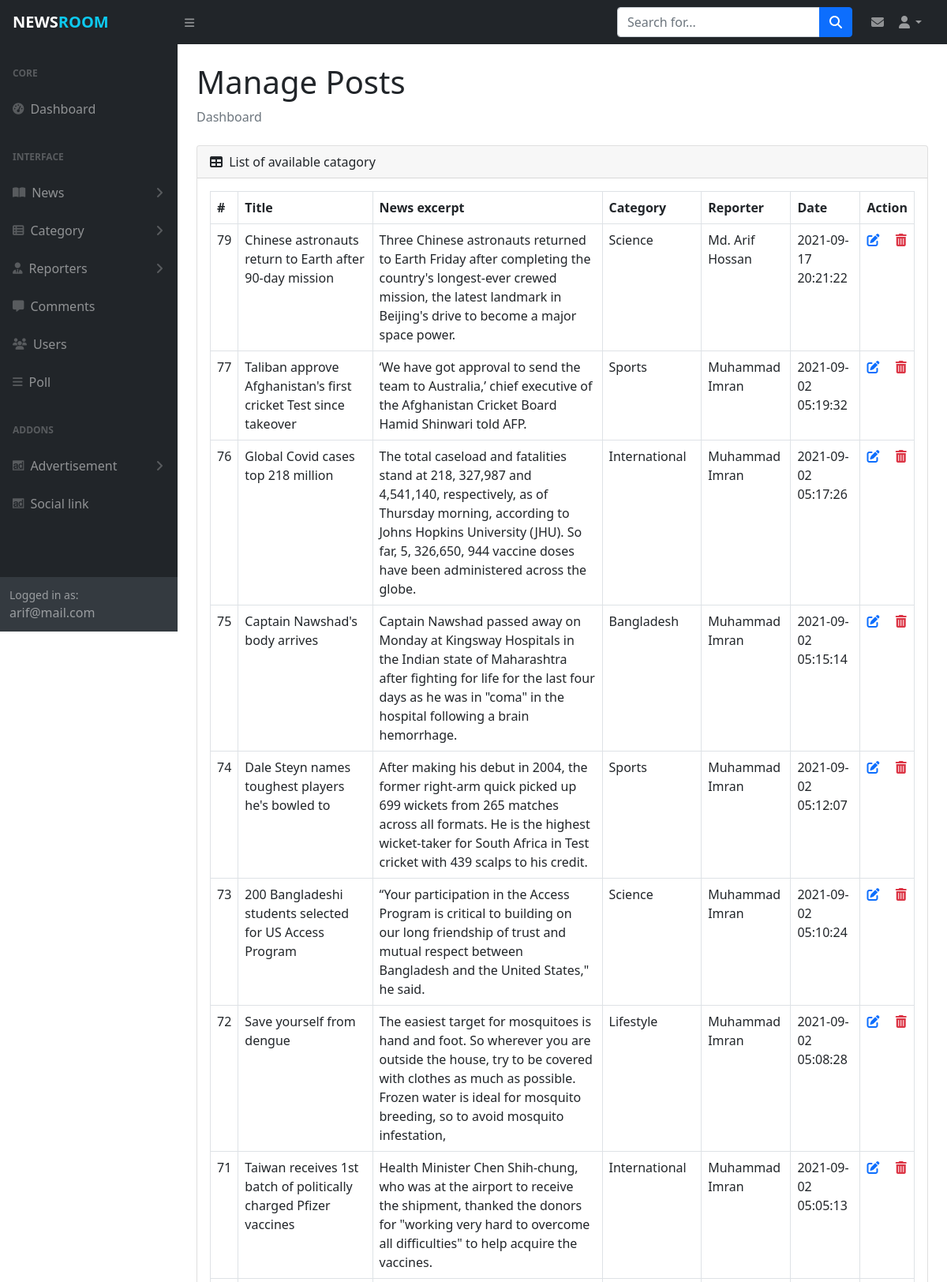
The page /admin/manage_posts.php (signed in, upper part) on the database its author committed.
### tables this page shows
CREATE TABLE `myadmin` (
  `id` int(11) NOT NULL,
  `admin_name` varchar(30) DEFAULT NULL,
  `admin_mail` varchar(30) NOT NULL,
  `admin_pass` varchar(80) NOT NULL,
  `created_date` timestamp NOT NULL DEFAULT current_timestamp(),
  `updated_date` timestamp NULL DEFAULT NULL ON UPDATE current_timestamp()
);

CREATE TABLE `mypost` (
  `id` int(11) NOT NULL,
  `post_title` varchar(300) NOT NULL,
  `post_excerpt` varchar(255) DEFAULT NULL,
  `cat_id` int(11) DEFAULT NULL,
  `post_details` longtext NOT NULL,
  `post_pic` varchar(250) NOT NULL,
  `reporter_id` varchar(11) DEFAULT NULL,
  `post_date` timestamp NOT NULL DEFAULT current_timestamp(),
  `updated_at` timestamp NULL DEFAULT NULL ON UPDATE current_timestamp()
);

CREATE TABLE `mycategory` (
  `id` int(11) NOT NULL,
  `cat_name` varchar(30) NOT NULL,
  `cat_detail` varchar(300) DEFAULT NULL,
  `is_active` int(1) DEFAULT NULL,
  `created_date` timestamp NOT NULL DEFAULT current_timestamp(),
  `updated_date` timestamp NULL DEFAULT NULL ON UPDATE current_timestamp()
);

CREATE TABLE `myreporter` (
  `id` int(11) NOT NULL,
  `reporter_name` varchar(30) NOT NULL,
  `reporter_mail` varchar(30) NOT NULL,
  `reporter_mobile` varchar(14) NOT NULL,
  `reporter_img` varchar(100) NOT NULL,
  `created_date` timestamp NOT NULL DEFAULT current_timestamp()
);

### admin/manage_posts.php (the view, shortened to what this page needs)
<?php include_once('includes/header.php');?>
<?php
    $sql="SELECT mypost.id, post_title, post_excerpt, post_pic, cat_name, reporter_name, post_date FROM mypost, mycategory, myreporter WHERE cat_id=mycategory.id AND reporter_id=myreporter.id ORDER BY mypost.id DESC";
    $result=$db_config->query($sql);
?>
    <main>
        <div class="container-fluid px-4">
            <h1 class="mt-4">Manage Posts</h1>
            <ol class="breadcrumb mb-4">
                <li class="breadcrumb-item active">Dashboard</li>
            </ol>
            <div class="card mb-4">
                <div class="card-header">
                    <i class="fas fa-table me-1"></i>
                    List of available catagory
                </div>
                <div class="card-body table-responsive">
                    <table id="datatablesSimple" class="table table-bordered">
                        <thead>
                            <tr>
                                <th>#</th>
                                <th>Title</th>
                                <th>News excerpt</th>
                                <th>Category</th>
                                <th>Reporter</th>
                                <th>Date</th>
                                <th>Action</th>
                            </tr>
                        </thead>
                        <tbody>
                            <?php
                                while ($data=$result->fetch_object()) {
                                echo"<tr>
                                        <td>$data->id</td>
                                        <td>$data->post_title</td>
                                        <td>$data->post_excerpt</td>
                                        <td>$data->cat_name</td>
                                        <td>$data->reporter_name</td>
                                        <td>$data->post_date</td>
                                        <td>
                                            <a href='update_posts.php?id=$data->id' class='me-3'><i class='fas fa-edit'></i></a>
                                            <a href='includes/process.php?action=post_del&pid=$data->id&img=$data->post_pic' class='text-danger' onclick='return confirm(\"Are you sure about delete?\")'>
                                                <i class='fas fa-trash-alt'></i>
                                            </a>
                                        </td>
                                    </tr>";
                                }
                            ?>
                        </tbody>
                    </table>
                </div>
            </div>
        </div>
    </main>
<?php include_once('includes/footer.php');?>

### admin/includes/header.php (shortened to what this page needs)
<?php
    include_once('config.php');
    $sql= "SELECT admin_name, admin_mail FROM myadmin";
    $result= $db_config->query($sql);
    $data= $result->fetch_object();
?>
<!DOCTYPE html>
<html lang="en">
    <head>
        <link href="https://cdn.jsdelivr.net/npm/simple-datatables@latest/dist/style.css" rel="stylesheet" />
        <link href="https://cdn.jsdelivr.net/npm/bootstrap@5.1.0/dist/css/bootstrap.min.css" rel="stylesheet">
        <link href="https://cdn.jsdelivr.net/npm/summernote@0.8.18/dist/summernote-lite.min.css" rel="stylesheet">
        <link rel="stylesheet" href="js/styles.css?v=<?php echo time();?>">
    </head>
    <body class="sb-nav-fixed">
        <nav class="sb-topnav navbar navbar-expand navbar-dark bg-dark">
            <a class="navbar-brand ps-3 fw-bold" href="dashboard.php">NEWS<span class="text-info">ROOM</span></a>
            <button class="btn btn-link btn-sm order-1 order-lg-0 me-4 me-lg-0" id="sidebarToggle" href="#!"><i class="fas fa-bars"></i></button>
            <form class="d-none d-md-inline-block form-inline ms-auto me-0 me-md-3 my-2 my-md-0">
                <div class="input-group">
                    <input class="form-control" type="text" placeholder="Search for..." aria-label="Search for..." aria-describedby="btnNavbarSearch" />
                    <button class="btn btn-primary" id="btnNavbarSearch" type="button"><i class="fas fa-search"></i></button>
                </div>
            </form>
            <div class="mx-2">
                <a href="manage_massages.php" class="text-decoration-none text-white-50">
                    <i class="fas fa-envelope"></i>
                </a>
            </div>
            <ul class="navbar-nav ms-auto ms-md-0 me-3 me-lg-4">
                <li class="nav-item dropdown">
                    <a class="nav-link dropdown-toggle" id="navbarDropdown" href="#" role="button" data-bs-toggle="dropdown" aria-expanded="false"><i class="fas fa-user fa-fw"></i></a>
                </li>
            </ul>
        </nav>
        <div id="layoutSidenav">
            <div id="layoutSidenav_nav">
                <nav class="sb-sidenav accordion sb-sidenav-dark" id="sidenavAccordion">
                    <div class="sb-sidenav-menu">
                        <div class="nav">
                            <div class="sb-sidenav-menu-heading">Core</div>
                            <a class="nav-link" href="dashboard.php">
                                <div class="sb-nav-link-icon"><i class="fas fa-tachometer-alt"></i></div>
                                Dashboard
                            </a>
                            <div class="sb-sidenav-menu-heading">Interface</div>
                            <a class="nav-link collapsed" href="#" data-bs-toggle="collapse" data-bs-target="#collapseLayouts" aria-expanded="false" aria-controls="collapseLayouts">
                                <div class="sb-nav-link-icon"><i class="fas fa-book-open"></i></div>
                                News
                                <div class="sb-sidenav-collapse-arrow"><i class="fas fa-angle-down"></i></div>
                            </a>
                            <a class="nav-link collapsed" href="#" data-bs-toggle="collapse" data-bs-target="#collapsePages" aria-expanded="false" aria-controls="collapsePages">
                                <div class="sb-nav-link-icon"><i class="fas fa-th-list"></i></div>
                                Category
                                <div class="sb-sidenav-collapse-arrow"><i class="fas fa-angle-down"></i></div>
                            </a>
                            <a class="nav-link collapsed" href="#" data-bs-toggle="collapse" data-bs-target="#collapseReporter" aria-expanded="false" aria-controls="collapseLayouts">
                                <div class="sb-nav-link-icon"><i class="fas fa-user-tie"></i></div>
                                Reporters
                                <div class="sb-sidenav-collapse-arrow"><i class="fas fa-angle-down"></i></div>
                            </a>
                            <a class="nav-link" href="manage_comments.php">
                                <div class="sb-nav-link-icon"><i class="fas fa-comment-alt"></i></div>
                                Comments
                            </a>
                            <a class="nav-link" href="manage_users.php">
                                <div class="sb-nav-link-icon"><i class="fas fa-users"></i></div>
                                Users
                            </a>
                            <a class="nav-link" href="add_poll.php">
                                <div class="sb-nav-link-icon"><i class="fas fa-bars"></i></div>
                                Poll
                            </a>
                            <div class="sb-sidenav-menu-heading">Addons</div>
                            <a class="nav-link collapsed" href="#" data-bs-toggle="collapse" data-bs-target="#collapsead" aria-expanded="false" aria-controls="collapseLayouts">
                                <div class="sb-nav-link-icon"><i class="fab fa-adversal"></i></div>
                                Advertisement
                                <div class="sb-sidenav-collapse-arrow"><i class="fas fa-angle-down"></i></div>
                            </a>
                            <a class="nav-link" href="manage_social_link.php">
                                <div class="sb-nav-link-icon"><i class="fab fa-adversal"></i></div>
                                Social link
                            </a>
                        </div>
                    </div>
                    <div class="sb-sidenav-footer">
                        <div class="small">Logged in as:</div>
                        <?php echo $data->admin_mail ?>
                    </div>
                </nav>
            </div>
            <div id="layoutSidenav_content">

### admin/js/styles.css (style rules this page uses)
.fixed-top, .sb-nav-fixed #layoutSidenav #layoutSidenav_nav, .sb-nav-fixed .sb-topnav { position: fixed; top: 0; right: 0; left: 0; z-index: 1030; }
#layoutSidenav { display: flex; }
#layoutSidenav #layoutSidenav_nav { flex-basis: 225px; flex-shrink: 0; transition: transform 0.15s ease-in-out; z-index: 1038; transform: translateX(-225px); }
#layoutSidenav #layoutSidenav_content { position: relative; display: flex; flex-direction: column; justify-content: space-between; min-width: 0; flex-grow: 1; min-height: calc(100vh - 56px); margin-left: -225px; }
.sb-topnav { padding-left: 0; height: 56px; z-index: 1039; }
.sb-topnav .navbar-brand { width: 225px; margin: 0; }
.sb-topnav.navbar-dark #sidebarToggle { color: rgba(255, 255, 255, 0.5); }
@media (min-width: 992px) { #layoutSidenav #layoutSidenav_nav { transform: translateX(0); } }
@media (min-width: 992px) { #layoutSidenav #layoutSidenav_content { margin-left: 0; transition: margin 0.15s ease-in-out; } }
.sb-nav-fixed .sb-topnav { z-index: 1039; }
.sb-nav-fixed #layoutSidenav #layoutSidenav_nav { width: 225px; height: 100vh; z-index: 1038; }
.sb-nav-fixed #layoutSidenav #layoutSidenav_nav .sb-sidenav { padding-top: 56px; }
.sb-nav-fixed #layoutSidenav #layoutSidenav_nav .sb-sidenav .sb-sidenav-menu { overflow-y: auto; }
.sb-nav-fixed #layoutSidenav #layoutSidenav_content { padding-left: 225px; top: 56px; }
.nav .nav-link .sb-nav-link-icon, .sb-sidenav-menu .nav-link .sb-nav-link-icon { margin-right: 0.5rem; }
.sb-sidenav { display: flex; flex-direction: column; height: 100%; flex-wrap: nowrap; }
.sb-sidenav .sb-sidenav-menu { flex-grow: 1; }
.sb-sidenav .sb-sidenav-menu .nav { flex-direction: column; flex-wrap: nowrap; }
.sb-sidenav .sb-sidenav-menu .nav .sb-sidenav-menu-heading { padding: 1.75rem 1rem 0.75rem; font-size: 0.75rem; font-weight: bold; text-transform: uppercase; }
.sb-sidenav .sb-sidenav-menu .nav .nav-link { display: flex; align-items: center; padding-top: 0.75rem; padding-bottom: 0.75rem; position: relative; }
.sb-sidenav .sb-sidenav-menu .nav .nav-link .sb-nav-link-icon { font-size: 0.9rem; }
.sb-sidenav .sb-sidenav-menu .nav .nav-link .sb-sidenav-collapse-arrow { display: inline-block; margin-left: auto; transition: transform 0.15s ease; }
.sb-sidenav .sb-sidenav-menu .nav .nav-link.collapsed .sb-sidenav-collapse-arrow { transform: rotate(-90deg); }
.sb-sidenav .sb-sidenav-footer { padding: 0.75rem; flex-shrink: 0; }
.sb-sidenav-dark { background-color: #212529; color: rgba(255, 255, 255, 0.5); }
.sb-sidenav-dark .sb-sidenav-menu .sb-sidenav-menu-heading { color: rgba(255, 255, 255, 0.25); }
.sb-sidenav-dark .sb-sidenav-menu .nav-link { color: rgba(255, 255, 255, 0.5); }
.sb-sidenav-dark .sb-sidenav-menu .nav-link .sb-nav-link-icon { color: rgba(255, 255, 255, 0.25); }
.sb-sidenav-dark .sb-sidenav-menu .nav-link .sb-sidenav-collapse-arrow { color: rgba(255, 255, 255, 0.25); }
.sb-sidenav-dark .sb-sidenav-footer { background-color: #343a40; }
small, .small { font-size: 0.875em; }

### rows shown on the page
myadmin: admin_mail "arif@mail.com"
mypost: id "79", post_title "Chinese astronauts return to Earth after 90-day mission", post_excerpt "Three Chinese astronauts returned to Earth Friday after completing the country's longest-ever crewed mission, the latest landmark in Beijing's drive to become a major space power.", mycategory.cat_name "Science", myreporter.reporter_name "Md. Arif Hossan", post_date "2021-09-17 20:21:22"
mypost: id "77", post_title "Taliban approve Afghanistan's first cricket Test since takeover", post_excerpt "‘We have got approval to send the team to Australia,’ chief executive of the Afghanistan Cricket Board Hamid Shinwari told AFP.", mycategory.cat_name "Sports", myreporter.reporter_name "Muhammad Imran", post_date "2021-09-02 05:19:32"
mypost: id "76", post_title "Global Covid cases top 218 million", post_excerpt "The total caseload and fatalities stand at 218, 327,987 and 4,541,140, respectively, as of Thursday morning, according to Johns Hopkins University (JHU). So far, 5, 326,650, 944 vaccine doses have been administered across the globe.", mycategory.cat_name "International", myreporter.reporter_name "Muhammad Imran", post_date "2021-09-02 05:17:26"
mypost: id "75", post_title "Captain Nawshad's body arrives", post_excerpt "Captain Nawshad passed away on Monday at Kingsway Hospitals in the Indian state of Maharashtra after fighting for life for the last four days as he was in \"coma\" in the hospital following a brain hemorrhage.", mycategory.cat_name "Bangladesh", myreporter.reporter_name "Muhammad Imran", post_date "2021-09-02 05:15:14"
mypost: id "74", post_title "Dale Steyn names toughest players he's bowled to", post_excerpt "After making his debut in 2004, the former right-arm quick picked up 699 wickets from 265 matches across all formats. He is the highest wicket-taker for South Africa in Test cricket with 439 scalps to his credit.", mycategory.cat_name "Sports", myreporter.reporter_name "Muhammad Imran", post_date "2021-09-02 05:12:07"
mypost: id "73", post_title "200 Bangladeshi students selected for US Access Program", post_excerpt "“Your participation in the Access Program is critical to building on our long friendship of trust and mutual respect between Bangladesh and the United States,\" he said.", mycategory.cat_name "Science", myreporter.reporter_name "Muhammad Imran", post_date "2021-09-02 05:10:24"
mypost: id "72", post_title "Save yourself from dengue", post_excerpt "The easiest target for mosquitoes is hand and foot. So wherever you are outside the house, try to be covered with clothes as much as possible. Frozen water is ideal for mosquito breeding, so to avoid mosquito infestation,", mycategory.cat_name "Lifestyle", myreporter.reporter_name "Muhammad Imran", post_date "2021-09-02 05:08:28"
mypost: id "71", post_title "Taiwan receives 1st batch of politically charged Pfizer vaccines", post_excerpt "Health Minister Chen Shih-chung, who was at the airport to receive the shipment, thanked the donors for \"working very hard to overcome all difficulties\" to help acquire the vaccines.", mycategory.cat_name "International", myreporter.reporter_name "Muhammad Imran", post_date "2021-09-02 05:05:13"
